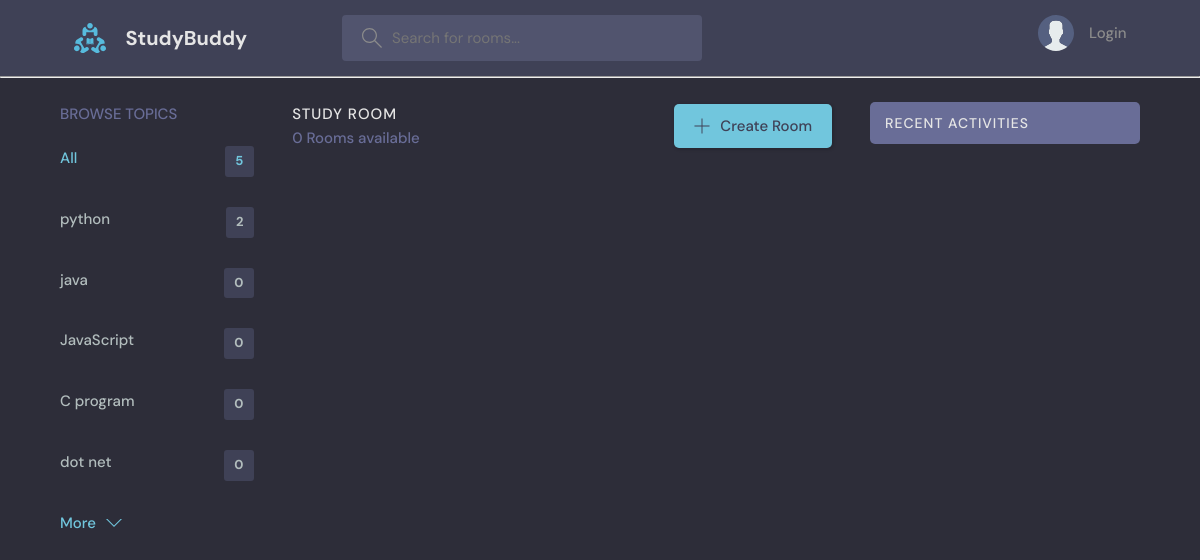
The app's page /?q=javascript, older data.
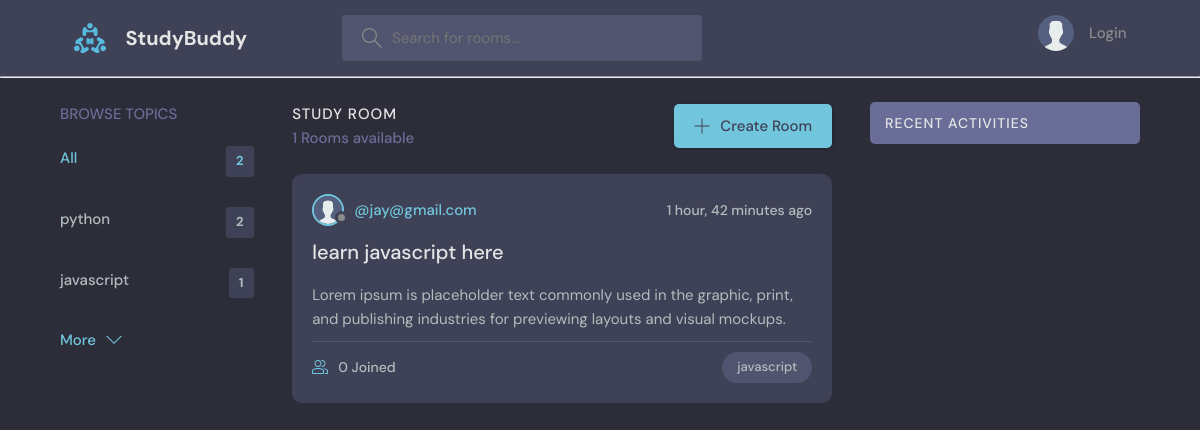
The same page, newer data.
### chat/models.py (models this page shows, shortened)
class Topic(models.Model):
    name = models.CharField(max_length=200)

class Room(models.Model):
    host = models.ForeignKey(User, on_delete=models.SET_NULL, null=True)
    topic = models.ForeignKey(Topic, on_delete=models.SET_NULL, null=True)
    name = models.CharField(max_length=200)
    description = models.TextField(null=True, blank=True)
    participants = models.ManyToManyField(User, related_name='participants', blank=True)
    updated = models.DateTimeField(auto_now=True)
    created = models.DateTimeField(auto_now_add=True)
    class Meta:
        ordering = ['-updated', '-created']

class User(AbstractUser):
    name = models.CharField(max_length=200, null=True)
    email = models.EmailField(null=True, unique=True)
    bio = models.TextField(null=True)
    avatar = models.ImageField(null=True, default="avatar.svg")
    USERNAME_FIELD = 'email'
    REQUIRED_FIELDS = []

### chat/views.py (the view)
# urls.py: 2. Add a URL to urlpatterns:  path('', views.home, name='home')
def home(request):
    q = request.GET.get('q') if request.GET.get('q')!= None else ''
    rooms = Room.objects.filter(
        Q(topic__name__icontains=q)|
        Q(name__icontains=q)|
        Q(description__icontains=q)
    )
    room_count = rooms.count()
    topics = Topic.objects.all()
    room_messages = Message.objects.filter(Q(room__topic__name__icontains=q))
    context = {'rooms': rooms, 'topics':topics, 'room_count':room_count, 'room_messages':room_messages}
    return render(request, 'home.html', context)

### chat/templates/home.html (shortened to what this page needs)
{% extends 'main.html' %}
{% block content %}
    <main class="layout layout--3">
      <div class="container">
       {% include 'topiccomponent.html' %}
        <div class="roomList">
          <div class="roomList__header">
            <div>
              <h2>Study Room</h2>
              <p>{{room_count}} Rooms available</p>
            </div>
            <a class="btn btn--main" href="{% url 'create-room' %}">
              <svg version="1.1" xmlns="http://www.w3.org/2000/svg" width="32" height="32" viewBox="0 0 32 32">
                <title>add</title>
                <path
                  d="M16.943 0.943h-1.885v14.115h-14.115v1.885h14.115v14.115h1.885v-14.115h14.115v-1.885h-14.115v-14.115z"
                ></path>
              </svg>
              Create Room
            </a>
          </div>
          {% include 'feedcomponent.html' %}
        </div>
         {% include 'activitycomponent.html' %}
      </div>
    </main>
    {% endblock content %}

### chat/templates/main.html (shortened to what this page needs)
{% load static %}
<!DOCTYPE html>
<html lang="en">
  <head>
    <link rel="stylesheet" href="{% static 'css/style.css' %}" />
  </head>
  <body>
    {% include 'nav.html' %}
    {% block content %}
    {% endblock %}
  </body>
</html>

### chat/templates/nav.html (shortened to what this page needs)
{% load static %}
<header class="header header--loggedIn">
    <div class="container">
      <a href="{% url 'home' %}" class="header__logo">
        <img src="{% static 'images/logo.svg' %}" />
        <h1>StudyBuddy</h1>
      </a>
      <form class="header__search" method="GET" action="{% url 'home' %}" >
        <label>
          <input name="q" placeholder="Search for rooms..." />
        </label>
      </form>
      <nav class="header__menu">
        {% if request.user.is_authenticated %}
        <div class="header__user">
          <a href="{% url 'userprofile' request.user.id %}">
            <div class="avatar avatar--medium active">
              <img src="{{request.user.avatar.url}}" />
            </div>
            <p>{{request.user}} <span>@{{request.user}}</span></p>
          </a>
          <button class="dropdown-button">
            <svg version="1.1" xmlns="http://www.w3.org/2000/svg" width="32" height="32" viewBox="0 0 32 32">
              <title>chevron-down</title>
              <path d="M16 21l-13-13h-3l16 16 16-16h-3l-13 13z"></path>
            </svg>
          </button>
        </div>
        {% else %}
        <a href="{% url 'login' %}">
          <img src="./assets/avatar.svg" />
          <p>Login</p>
        </a>
        {% endif %}
      </nav>
    </div>
  </header>
    <hr>

### chat/templates/topiccomponent.html
<div class="topics">
    <div class="topics__header">
      <h2>Browse Topics</h2>
    </div>
    <ul class="topics__list">
      <li>
        <a href="{% url 'home' %}" class="active">All <span>{{topics.count}}</span></a>
      </li>
      {% for topic in topics %}
      <li>
        <a href="{% url 'home' %}?q={{topic.name}}">{{topic.name}}<span>{{topic.room_set.all.count}}</span></a>
      </li>
      {% endfor %}
    </ul>
    <a class="btn btn--link" href="{% url 'topics' %}">
      More
      <svg version="1.1" xmlns="http://www.w3.org/2000/svg" width="32" height="32" viewBox="0 0 32 32">
        <title>chevron-down</title>
        <path d="M16 21l-13-13h-3l16 16 16-16h-3l-13 13z"></path>
      </svg>
    </a>
  </div>

### chat/templates/feedcomponent.html (shortened to what this page needs)
{% for room in rooms %}
    <div class="roomListRoom">
    <div class="roomListRoom__header">
      <a href="" class="roomListRoom__author">
        <div class="avatar avatar--small">
          <img src="{{room.host.avatar.url}}" />
        </div>
        <span>@{{room.host}}</span>
      </a>
      <div class="roomListRoom__actions">
        <span>{{room.created|timesince}} ago</span>
      </div>
    </div>
    <div class="roomListRoom__content">
      <a href="{% url 'room' room.id %}">{{room.name}}</a>
      <p>
        {{room.description}}
      </p>
    </div>
    <div class="roomListRoom__meta">
      <a href="{% url 'room' room.id %}" class="roomListRoom__joined">
        {{room.participants.all.count}} Joined
      </a>
      <p class="roomListRoom__topic">{{room.topic.name}}</p>
    </div>
    </div>
{% endfor %}

### chat/templates/activitycomponent.html (shortened to what this page needs)
<div class="activities">
    <div class="activities__header">
      <h2>Recent Activities</h2>
    </div>
  </div>

Row changes from the older to the newer data that the page shows:
removed Topic: name "JavaScript", room_set.all.count "0"
removed Topic: name "C program", room_set.all.count "0"
removed Topic: name "dot net", room_set.all.count "0"
changed Topic: name "java" → "javascript"; room_set.all.count "0" → "1"
added Room: host.avatar (placeholder picture), host "jay@gmail.com", created "1 hour, 42 minutes", name "learn javascript here", description "Lorem ipsum is placeholder text commonly used in the graphic, print, and publishing industries for previewing layouts and visual mockups.", participants.all.count "0", topic.name "javascript"
Text that changed along with them:
{{ topics.count }}: "5" → "2"
{{ room_count }}: "0" → "1"
